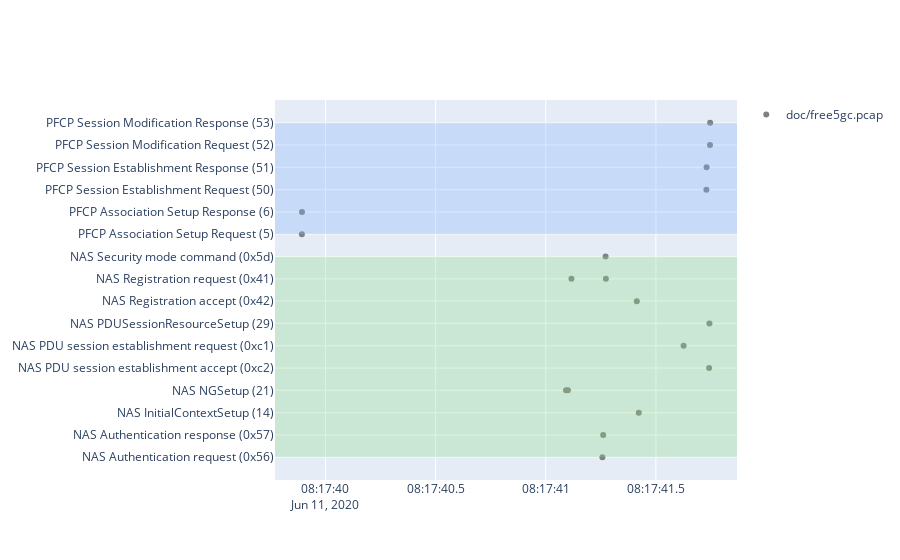

The code cell stored with this chart in its notebook:
### Code cell
fig = go.Figure(data=plot_data)
fig.update_layout(shapes=trace_plotting.get_protocol_shapes(packets_df, y_axis='y'))
fig.show()
out_html = ''.join(wireshark_traces.split('.')[0:-1]) + '_pcap_plot.html'
fig.write_html(out_html)

### Figure 1 — Plotly figure (JSON) as saved in the notebook; plotly's stock layout.template omitted (floating-point values rounded to 4 significant figures)
{"data": [{"hovertemplate": "%{text}, %{y}<extra></extra>", "line": {"color": "gray"}, "mode": "markers", "name": "doc/free5gc.pcap", "opacity": 1, "showlegend": true, "text": ["Frame 44, 08:17:41.257120", "Frame 45, 08:17:41.260714", "Frame 174, 08:17:41.422215", "Frame 13, 08:17:41.092163", "Frame 14, 08:17:41.100687", "Frame 228, 08:17:41.741822", "Frame 175, 08:17:41.625842", "Frame 233, 08:17:41.743234", "Frame 171, 08:17:41.413343", "Frame 15, 08:17:41.116638", "Frame 76, 08:17:41.272989", "Frame 72, 08:17:41.271566", "Frame 1, 08:17:39.892699", "Frame 2, 08:17:39.893213", "Frame 216, 08:17:41.729255", "Frame 219, 08:17:41.730133", "Frame 243, 08:17:41.745586", "Frame 245, 08:17:41.746409"], "type": "scatter", "x": ["2020-06-11T08:17:41.257120", "2020-06-11T08:17:41.260714", "2020-06-11T08:17:41.422215", "2020-06-11T08:17:41.092163", "2020-06-11T08:17:41.100687", "2020-06-11T08:17:41.741822", "2020-06-11T08:17:41.625842", "2020-06-11T08:17:41.743234", "2020-06-11T08:17:41.413343", "2020-06-11T08:17:41.116638", "2020-06-11T08:17:41.272989", "2020-06-11T08:17:41.271566", "2020-06-11T08:17:39.892699", "2020-06-11T08:17:39.893213", "2020-06-11T08:17:41.729255", "2020-06-11T08:17:41.730133", "2020-06-11T08:17:41.745586", "2020-06-11T08:17:41.746409"], "y": ["NAS Authentication request (0x56)", "NAS Authentication response (0x57)", "NAS InitialContextSetup (14)", "NAS NGSetup (21)", "NAS NGSetup (21)", "NAS PDU session establishment accept (0xc2)", "NAS PDU session establishment request (0xc1)", "NAS PDUSessionResourceSetup (29)", "NAS Registration accept (0x42)", "NAS Registration request (0x41)", "NAS Registration request (0x41)", "NAS Security mode command (0x5d)", "PFCP Association Setup Request (5)", "PFCP Association Setup Response (6)", "PFCP Session Establishment Request (50)", "PFCP Session Establishment Response (51)", "PFCP Session Modification Request (52)", "PFCP Session Modification Response (53)"]}], "layout": {"shapes": [{"fillcolor": "#8cd98c", "line": {"width": 0}, "opacity": 0.3, "type": "rect", "x0": 0, "x1": 1, "xref": "paper", "y0": "NAS Authentication request (0x56)", "y1": "NAS Security mode command (0x5d)", "yref": "y"}, {"fillcolor": "#80b3ff", "line": {"width": 0}, "opacity": 0.3, "type": "rect", "x0": 0, "x1": 1, "xref": "paper", "y0": "PFCP Association Setup Request (5)", "y1": "PFCP Session Modification Response (53)", "yref": "y"}]}}
